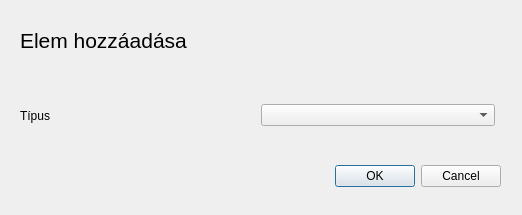
<?xml version="1.0" encoding="UTF-8"?>
<ui version="4.0">
 <class>addpipeDialog</class>
 <widget class="QDialog" name="addpipeDialog">
  <property name="geometry">
   <rect>
    <x>0</x>
    <y>0</y>
    <width>522</width>
    <height>215</height>
   </rect>
  </property>
  <property name="windowTitle">
   <string>Elem hozzáadása</string>
  </property>
  <widget class="QDialogButtonBox" name="buttonBox">
   <property name="geometry">
    <rect>
     <x>160</x>
     <y>160</y>
     <width>341</width>
     <height>32</height>
    </rect>
   </property>
   <property name="orientation">
    <enum>Qt::Horizontal</enum>
   </property>
   <property name="standardButtons">
    <set>QDialogButtonBox::Cancel|QDialogButtonBox::Ok</set>
   </property>
  </widget>
  <widget class="QLabel" name="label_21">
   <property name="geometry">
    <rect>
     <x>20</x>
     <y>30</y>
     <width>211</width>
     <height>21</height>
    </rect>
   </property>
   <property name="font">
    <font>
     <pointsize>16</pointsize>
    </font>
   </property>
   <property name="text">
    <string>Elem hozzáadása</string>
   </property>
  </widget>
  <widget class="QWidget" name="">
   <property name="geometry">
    <rect>
     <x>20</x>
     <y>90</y>
     <width>475</width>
     <height>51</height>
    </rect>
   </property>
   <layout class="QHBoxLayout" name="horizontalLayout">
    <item>
     <layout class="QVBoxLayout" name="verticalLayout">
      <property name="spacing">
       <number>20</number>
      </property>
      <item>
       <widget class="QLabel" name="label">
        <property name="text">
         <string>Típus</string>
        </property>
       </widget>
      </item>
     </layout>
    </item>
    <item>
     <layout class="QVBoxLayout" name="verticalLayout_2">
      <property name="spacing">
       <number>20</number>
      </property>
      <item>
       <widget class="QComboBox" name="tipus">
        <property name="toolTip">
         <string>A hozzáadott elem típusa.</string>
        </property>
       </widget>
      </item>
     </layout>
    </item>
   </layout>
  </widget>
 </widget>
 <resources/>
 <connections>
  <connection>
   <sender>buttonBox</sender>
   <signal>accepted()</signal>
   <receiver>addpipeDialog</receiver>
   <slot>accept()</slot>
   <hints>
    <hint type="sourcelabel">
     <x>378</x>
     <y>544</y>
    </hint>
    <hint type="destinationlabel">
     <x>157</x>
     <y>274</y>
    </hint>
   </hints>
  </connection>
  <connection>
   <sender>buttonBox</sender>
   <signal>rejected()</signal>
   <receiver>addpipeDialog</receiver>
   <slot>reject()</slot>
   <hints>
    <hint type="sourcelabel">
     <x>446</x>
     <y>550</y>
    </hint>
    <hint type="destinationlabel">
     <x>286</x>
     <y>274</y>
    </hint>
   </hints>
  </connection>
 </connections>
</ui>
